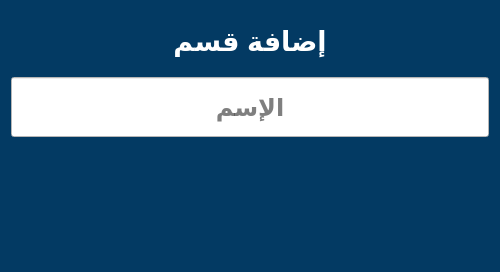
<?xml version="1.0" encoding="UTF-8"?>
<ui version="4.0">
 <class>Form</class>
 <widget class="QWidget" name="Form">
  <property name="geometry">
   <rect>
    <x>0</x>
    <y>0</y>
    <width>500</width>
    <height>272</height>
   </rect>
  </property>
  <property name="minimumSize">
   <size>
    <width>500</width>
    <height>272</height>
   </size>
  </property>
  <property name="maximumSize">
   <size>
    <width>500</width>
    <height>272</height>
   </size>
  </property>
  <property name="windowTitle">
   <string>Form</string>
  </property>
  <property name="styleSheet">
   <string notr="true">background-color:#033a63;</string>
  </property>
  <layout class="QGridLayout" name="gridLayout">
   <item row="0" column="0">
    <layout class="QVBoxLayout" name="verticalLayout_2">
     <item>
      <widget class="QLabel" name="title">
       <property name="minimumSize">
        <size>
         <width>0</width>
         <height>60</height>
        </size>
       </property>
       <property name="maximumSize">
        <size>
         <width>16777215</width>
         <height>60</height>
        </size>
       </property>
       <property name="font">
        <font>
         <pointsize>20</pointsize>
         <bold>true</bold>
        </font>
       </property>
       <property name="styleSheet">
        <string notr="true">color:white</string>
       </property>
       <property name="text">
        <string>إضافة قسم</string>
       </property>
       <property name="alignment">
        <set>Qt::AlignCenter</set>
       </property>
      </widget>
     </item>
    </layout>
   </item>
   <item row="1" column="0">
    <layout class="QVBoxLayout" name="verticalLayout">
     <item>
      <widget class="QLineEdit" name="name">
       <property name="minimumSize">
        <size>
         <width>0</width>
         <height>60</height>
        </size>
       </property>
       <property name="font">
        <font>
         <pointsize>18</pointsize>
         <bold>true</bold>
        </font>
       </property>
       <property name="styleSheet">
        <string notr="true">background-color:white</string>
       </property>
       <property name="maxLength">
        <number>30</number>
       </property>
       <property name="alignment">
        <set>Qt::AlignCenter</set>
       </property>
       <property name="placeholderText">
        <string>الإسم</string>
       </property>
      </widget>
     </item>
     <item>
      <widget class="QLabel" name="name_err">
       <property name="minimumSize">
        <size>
         <width>0</width>
         <height>50</height>
        </size>
       </property>
       <property name="font">
        <font>
         <pointsize>14</pointsize>
         <bold>true</bold>
        </font>
       </property>
       <property name="styleSheet">
        <string notr="true">color:white</string>
       </property>
       <property name="text">
        <string/>
       </property>
       <property name="alignment">
        <set>Qt::AlignCenter</set>
       </property>
      </widget>
     </item>
    </layout>
   </item>
   <item row="2" column="0">
    <layout class="QHBoxLayout" name="horizontalLayout">
     <item>
      <widget class="QPushButton" name="save_btn">
       <property name="minimumSize">
        <size>
         <width>0</width>
         <height>60</height>
        </size>
       </property>
       <property name="cursor">
        <cursorShape>PointingHandCursor</cursorShape>
       </property>
       <property name="styleSheet">
        <string notr="true">QPushButton:hover{
	background-color:#3f5482;
	border: 1px solid #3f5482;
}</string>
       </property>
       <property name="text">
        <string/>
       </property>
       <property name="icon">
        <iconset>
         <normaloff>../icons/save.svg</normaloff>../icons/save.svg</iconset>
       </property>
       <property name="iconSize">
        <size>
         <width>50</width>
         <height>50</height>
        </size>
       </property>
       <property name="flat">
        <bool>true</bool>
       </property>
      </widget>
     </item>
     <item>
      <widget class="QPushButton" name="cancel_btn">
       <property name="minimumSize">
        <size>
         <width>0</width>
         <height>60</height>
        </size>
       </property>
       <property name="cursor">
        <cursorShape>PointingHandCursor</cursorShape>
       </property>
       <property name="styleSheet">
        <string notr="true">QPushButton:hover{
	background-color:#3f5482;
	border: 1px solid #3f5482;
}</string>
       </property>
       <property name="text">
        <string/>
       </property>
       <property name="icon">
        <iconset>
         <normaloff>../icons/cancel.svg</normaloff>../icons/cancel.svg</iconset>
       </property>
       <property name="iconSize">
        <size>
         <width>50</width>
         <height>50</height>
        </size>
       </property>
       <property name="flat">
        <bool>true</bool>
       </property>
      </widget>
     </item>
    </layout>
   </item>
  </layout>
 </widget>
 <resources/>
 <connections>
  <connection>
   <sender>cancel_btn</sender>
   <signal>clicked()</signal>
   <receiver>Form</receiver>
   <slot>close()</slot>
   <hints>
    <hint type="sourcelabel">
     <x>116</x>
     <y>230</y>
    </hint>
    <hint type="destinationlabel">
     <x>6</x>
     <y>21</y>
    </hint>
   </hints>
  </connection>
 </connections>
</ui>
